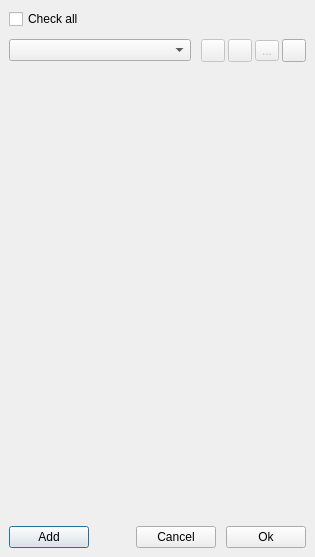
<?xml version="1.0" encoding="UTF-8"?>
<ui version="4.0">
 <class>SourcesWindow</class>
 <widget class="QDialog" name="SourcesWindow">
  <property name="windowModality">
   <enum>Qt::WindowModal</enum>
  </property>
  <property name="geometry">
   <rect>
    <x>0</x>
    <y>0</y>
    <width>315</width>
    <height>557</height>
   </rect>
  </property>
  <property name="sizePolicy">
   <sizepolicy hsizetype="Ignored" vsizetype="Preferred">
    <horstretch>0</horstretch>
    <verstretch>0</verstretch>
   </sizepolicy>
  </property>
  <property name="windowTitle">
   <string>Sources</string>
  </property>
  <property name="windowIcon">
   <iconset resource="../../resources/resources.qrc">
    <normaloff>:/images/icon.ico</normaloff>:/images/icon.ico</iconset>
  </property>
  <layout class="QVBoxLayout" name="verticalLayout_2" stretch="0,0,0,0">
   <property name="spacing">
    <number>10</number>
   </property>
   <property name="leftMargin">
    <number>9</number>
   </property>
   <property name="topMargin">
    <number>9</number>
   </property>
   <property name="rightMargin">
    <number>9</number>
   </property>
   <property name="bottomMargin">
    <number>9</number>
   </property>
   <item>
    <widget class="QCheckBox" name="checkBox">
     <property name="text">
      <string>Check all</string>
     </property>
     <property name="tristate">
      <bool>true</bool>
     </property>
    </widget>
   </item>
   <item>
    <layout class="QHBoxLayout" name="layoutPresets" stretch="1,0">
     <item>
      <widget class="QComboBox" name="comboPresets"/>
     </item>
     <item>
      <layout class="QHBoxLayout" name="layoutPresetsButtons">
       <property name="spacing">
        <number>3</number>
       </property>
       <item>
        <widget class="QToolButton" name="buttonPresetSave">
         <property name="enabled">
          <bool>false</bool>
         </property>
         <property name="text">
          <string notr="true"/>
         </property>
         <property name="icon">
          <iconset resource="../../resources/resources.qrc">
           <normaloff>:/images/icons/save.png</normaloff>:/images/icons/save.png</iconset>
         </property>
        </widget>
       </item>
       <item>
        <widget class="QToolButton" name="buttonPresetEdit">
         <property name="enabled">
          <bool>false</bool>
         </property>
         <property name="text">
          <string notr="true"/>
         </property>
         <property name="icon">
          <iconset resource="../../resources/resources.qrc">
           <normaloff>:/images/icons/edit.png</normaloff>:/images/icons/edit.png</iconset>
         </property>
        </widget>
       </item>
       <item>
        <widget class="QToolButton" name="buttonPresetDelete">
         <property name="enabled">
          <bool>false</bool>
         </property>
         <property name="text">
          <string>...</string>
         </property>
         <property name="icon">
          <iconset resource="../../resources/resources.qrc">
           <normaloff>:/images/icons/remove.png</normaloff>:/images/icons/remove.png</iconset>
         </property>
        </widget>
       </item>
       <item>
        <widget class="QToolButton" name="buttonPresetAdd">
         <property name="text">
          <string notr="true"/>
         </property>
         <property name="icon">
          <iconset resource="../../resources/resources.qrc">
           <normaloff>:/images/icons/add.png</normaloff>:/images/icons/add.png</iconset>
         </property>
        </widget>
       </item>
      </layout>
     </item>
    </layout>
   </item>
   <item>
    <widget class="QScrollArea" name="scrollArea">
     <property name="frameShape">
      <enum>QFrame::NoFrame</enum>
     </property>
     <property name="frameShadow">
      <enum>QFrame::Plain</enum>
     </property>
     <property name="lineWidth">
      <number>0</number>
     </property>
     <property name="widgetResizable">
      <bool>true</bool>
     </property>
     <widget class="QWidget" name="scrollAreaWidgetContents">
      <property name="geometry">
       <rect>
        <x>0</x>
        <y>0</y>
        <width>297</width>
        <height>441</height>
       </rect>
      </property>
      <layout class="QVBoxLayout" name="verticalLayout">
       <property name="leftMargin">
        <number>0</number>
       </property>
       <property name="topMargin">
        <number>0</number>
       </property>
       <property name="rightMargin">
        <number>0</number>
       </property>
       <property name="bottomMargin">
        <number>0</number>
       </property>
       <item>
        <layout class="QGridLayout" name="gridLayout">
         <property name="verticalSpacing">
          <number>0</number>
         </property>
        </layout>
       </item>
      </layout>
     </widget>
    </widget>
   </item>
   <item>
    <layout class="QHBoxLayout" name="horizontalLayout">
     <item>
      <widget class="QPushButton" name="pushButton">
       <property name="text">
        <string>Add</string>
       </property>
      </widget>
     </item>
     <item>
      <spacer name="buttonAdd">
       <property name="orientation">
        <enum>Qt::Horizontal</enum>
       </property>
       <property name="sizeHint" stdset="0">
        <size>
         <width>0</width>
         <height>0</height>
        </size>
       </property>
      </spacer>
     </item>
     <item>
      <widget class="QPushButton" name="buttonCancel">
       <property name="text">
        <string>Cancel</string>
       </property>
      </widget>
     </item>
     <item>
      <widget class="QPushButton" name="buttonOk">
       <property name="text">
        <string>Ok</string>
       </property>
      </widget>
     </item>
    </layout>
   </item>
  </layout>
 </widget>
 <tabstops>
  <tabstop>checkBox</tabstop>
  <tabstop>buttonCancel</tabstop>
  <tabstop>buttonOk</tabstop>
 </tabstops>
 <resources>
  <include location="../../resources/resources.qrc"/>
 </resources>
 <connections>
  <connection>
   <sender>buttonCancel</sender>
   <signal>clicked()</signal>
   <receiver>SourcesWindow</receiver>
   <slot>reject()</slot>
   <hints>
    <hint type="sourcelabel">
     <x>223</x>
     <y>546</y>
    </hint>
    <hint type="destinationlabel">
     <x>130</x>
     <y>375</y>
    </hint>
   </hints>
  </connection>
  <connection>
   <sender>buttonOk</sender>
   <signal>clicked()</signal>
   <receiver>SourcesWindow</receiver>
   <slot>valid()</slot>
   <hints>
    <hint type="sourcelabel">
     <x>304</x>
     <y>546</y>
    </hint>
    <hint type="destinationlabel">
     <x>217</x>
     <y>373</y>
    </hint>
   </hints>
  </connection>
  <connection>
   <sender>pushButton</sender>
   <signal>clicked()</signal>
   <receiver>SourcesWindow</receiver>
   <slot>addSite()</slot>
   <hints>
    <hint type="sourcelabel">
     <x>44</x>
     <y>546</y>
    </hint>
    <hint type="destinationlabel">
     <x>50</x>
     <y>375</y>
    </hint>
   </hints>
  </connection>
  <connection>
   <sender>comboPresets</sender>
   <signal>currentTextChanged(QString)</signal>
   <receiver>SourcesWindow</receiver>
   <slot>selectPreset(QString)</slot>
   <hints>
    <hint type="sourcelabel">
     <x>34</x>
     <y>45</y>
    </hint>
    <hint type="destinationlabel">
     <x>5</x>
     <y>50</y>
    </hint>
   </hints>
  </connection>
  <connection>
   <sender>buttonPresetSave</sender>
   <signal>clicked()</signal>
   <receiver>SourcesWindow</receiver>
   <slot>savePreset()</slot>
   <hints>
    <hint type="sourcelabel">
     <x>211</x>
     <y>52</y>
    </hint>
    <hint type="destinationlabel">
     <x>151</x>
     <y>65</y>
    </hint>
   </hints>
  </connection>
  <connection>
   <sender>buttonPresetEdit</sender>
   <signal>clicked()</signal>
   <receiver>SourcesWindow</receiver>
   <slot>editPreset()</slot>
   <hints>
    <hint type="sourcelabel">
     <x>229</x>
     <y>53</y>
    </hint>
    <hint type="destinationlabel">
     <x>190</x>
     <y>84</y>
    </hint>
   </hints>
  </connection>
  <connection>
   <sender>buttonPresetDelete</sender>
   <signal>clicked()</signal>
   <receiver>SourcesWindow</receiver>
   <slot>deletePreset()</slot>
   <hints>
    <hint type="sourcelabel">
     <x>261</x>
     <y>45</y>
    </hint>
    <hint type="destinationlabel">
     <x>227</x>
     <y>68</y>
    </hint>
   </hints>
  </connection>
  <connection>
   <sender>buttonPresetAdd</sender>
   <signal>clicked()</signal>
   <receiver>SourcesWindow</receiver>
   <slot>addPreset()</slot>
   <hints>
    <hint type="sourcelabel">
     <x>289</x>
     <y>52</y>
    </hint>
    <hint type="destinationlabel">
     <x>288</x>
     <y>68</y>
    </hint>
   </hints>
  </connection>
 </connections>
 <slots>
  <slot>valid()</slot>
  <slot>checkAll(int)</slot>
  <slot>addSite()</slot>
  <slot>selectPreset(QString)</slot>
  <slot>addPreset()</slot>
  <slot>deletePreset()</slot>
  <slot>editPreset()</slot>
  <slot>savePreset()</slot>
 </slots>
</ui>
